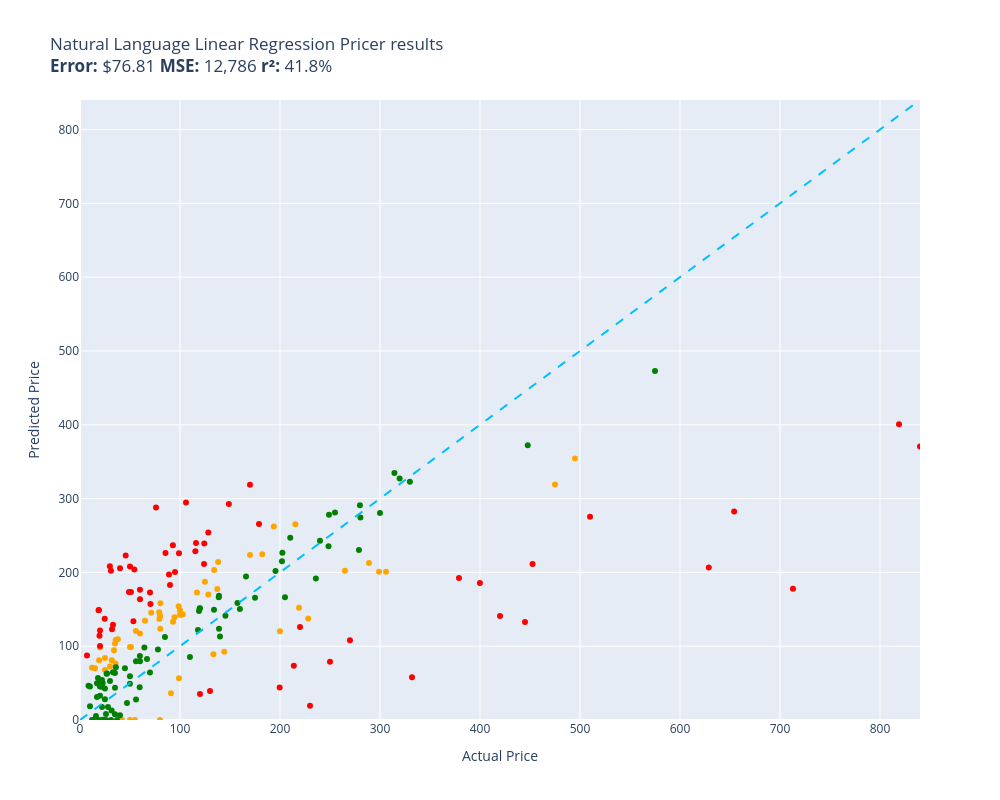

This figure's notebook cell:
### Code cell
evaluate(natural_language_linear_regression_pricer, test)

### Figure 1 — Plotly figure (JSON) as saved in the notebook; plotly's stock layout.template omitted (floating-point values rounded to 4 significant figures)
{"data": [{"customdata": [["Old Blood Noise Excess V2 Distortion Cho...\nGuess=$152.13 Actual=$219.00"], ["NewPower99 Battery Kit for Samsung Galax...\nGuess=$0.00 Actual=$54.95"], ["SuppliesOutlet Compatible Toner Cartridg...\nGuess=$92.46 Actual=$144.29"], ["ACDelco GM Original Equipment FW339 Fron...\nGuess=$265.15 Actual=$215.33"], ["8544771 Dryer Heating Element, 279816 Th...\nGuess=$108.40 Actual=$35.74"], ["Panasonic KX-TG6511B DECT 6.0 PLUS Expan...\nGuess=$146.15 Actual=$79.20"], ["GJY Portable TV,10.6 inch Mini TV for AT...\nGuess=$136.96 Actual=$79.36"], ["LD Products Compatible Toner Cartridge R...\nGuess=$98.97 Actual=$49.98"], ["Mini PC, Kinupute Desktop Computer E3-12...\nGuess=$354.14 Actual=$495.00"], ["Aolemi Oil Rubbed Bronze Single Function...\nGuess=$154.27 Actual=$98.65"], ["Clementoni 39132.5 Jigsaw Puzzle 1,000 P...\nGuess=$0.00 Actual=$79.95"], ["10GBase-LR SFP+ Transceiver, Handar 10GB...\nGuess=$98.07 Actual=$19.99"], ["Deco Mount Pro Tripod Microphone Stand w...\nGuess=$117.32 Actual=$59.95"], ["KOMPUTERBAY 4GB 2X 2GB DDR2 1066MHz PC2-...\nGuess=$123.76 Actual=$80.34"], ["Task T24287 Roman Ogee Router Bit with 1...\nGuess=$120.55 Actual=$55.88"], ["Southwire 120V/15A Right Angle User Atta...\nGuess=$109.24 Actual=$37.87"], ["15\" Locking Shower Head Extension Arm in...\nGuess=$141.45 Actual=$79.95"], ["Mylites+ Standard Comic Book Mylar Sleev...\nGuess=$103.50 Actual=$34.99"], ["DALDED LED Light Kit for Lego Sonic Gree...\nGuess=$83.94 Actual=$24.99"], ["Baseball Backpacks Large 18 Inch Bookbag...\nGuess=$81.03 Actual=$31.77"], ["Adams Check Payment and Deposit Register...\nGuess=$76.69 Actual=$35.49"], ["KOHLER 18865-CP Filtered Water Faucet, P...\nGuess=$318.90 Actual=$475.00"], ["Diversitech WG840585 Motor, (Ddb) 1/3Hp,...\nGuess=$203.36 Actual=$134.12"], ["Festool 492370 Platin 2 S1000 Grit 6-Inc...\nGuess=$36.09 Actual=$91.00"], ["PM Auto Front Right Quick Complete Strut...\nGuess=$187.29 Actual=$124.94"], ["Satco S9596, 4 Count (Pack of 1), 4.18\nGuess=$70.66 Actual=$12.00"], ["Ceramic Talavera Mexican Tile 4x4\", 9 Pi...\nGuess=$72.46 Actual=$29.95"], ["Marvel Legends Series X-Men 6-Inch Archa...\nGuess=$56.57 Actual=$98.95"], ["ANZO USA 111207 GMC SIERRA 99-06 / YUKON...\nGuess=$224.41 Actual=$182.28"], ["Kingston Brass KS269SN Kingston Clawfoot...\nGuess=$200.81 Actual=$305.99"], ["Pioneer 2AM401-BN Two Handle Kitchen Fau...\nGuess=$137.65 Actual=$228.22"], ["LSSAGOON Backpack for Women Teen Kids Gi...\nGuess=$94.62 Actual=$33.99"], ["4LT LUMINETTE Vanity Opal GLS BSN\nGuess=$148.76 Actual=$99.99"], ["4pc Wheel Spacers Adapters 4\" (2inch Per...\nGuess=$172.70 Actual=$116.95"], ["Royal Designs, Inc. Decorative Abundant ...\nGuess=$67.76 Actual=$24.95"], ["Mikrotik RB3011UIAS-RM RouterBOARD 10xGi...\nGuess=$200.69 Actual=$299.00"], ["DuraGo 29515020 Front Hub Assembly\nGuess=$170.13 Actual=$128.34"], ["GENUINE VOLVO THERMOSTAT (3.0, 3.2) S60 ...\nGuess=$143.18 Actual=$102.85"], ["Universal Power Group 12V 100Ah Sealed L...\nGuess=$120.24 Actual=$199.99"], ["Amana Tool - SC587 Carbide Tipped 3-Wing...\nGuess=$145.37 Actual=$71.23"], ["Evan Fischer Radiator Cooling Fan Assemb...\nGuess=$177.54 Actual=$137.34"], ["UPR Mach 1 Chin Spoiler Fits 94-98 Musta...\nGuess=$134.62 Actual=$64.99"], ["Raspberry Pi 3 Model B+ Aluminum Case Me...\nGuess=$70.20 Actual=$14.99"], ["ASUS VY279HE-W 27” 1080P Monitor - White...\nGuess=$214.18 Actual=$138.10"], ["Diversitech UC2436-3 Ultralite Condenser...\nGuess=$158.15 Actual=$80.39"], ["4 Inches Rolled Muffler Tip Catback Exha...\nGuess=$262.06 Actual=$193.88"], ["APS iBoard (304 Stainless Steel Polished...\nGuess=$202.09 Actual=$264.95"], ["Baumgartens Sicurix Blank PVC ID Cards (...\nGuess=$80.97 Actual=$19.11"], ["Audio Techinca ATW-T1002 System 10 Handh...\nGuess=$212.76 Actual=$289.00"], ["LD Compatible Ink Cartridge Replacement ...\nGuess=$0.00 Actual=$41.99"], ["BXYJY for Samsung Galaxy Z Fold 3 Case w...\nGuess=$0.00 Actual=$49.99"], ["DuraGo BR5330 Front Vented Disc Brake Ro...\nGuess=$142.48 Actual=$101.51"], ["Samsung DA97-07603B Freezer Ice Maker As...\nGuess=$133.21 Actual=$93.02"], ["Intex River Run Connect Lounge (Four)\nGuess=$139.17 Actual=$94.49"], ["Targus CityGear Durable Backpack, Black,...\nGuess=$89.19 Actual=$133.43"], ["Fitness Center Gym Room Weight Train Dua...\nGuess=$142.70 Actual=$99.99"], ["MonMount Triple Monitor Stand Freestandi...\nGuess=$140.36 Actual=$79.99"], ["Xiaomi Redmi 10 2022 NFC 4G LTE (128GB +...\nGuess=$223.49 Actual=$169.99"], ["Refresh NSF-53 Premium Replacement Refri...\nGuess=$98.95 Actual=$50.99"]], "hovertemplate": "%{customdata[0]}<extra></extra>", "legendgroup": "orange", "marker": {"color": "orange", "size": 6, "symbol": "circle"}, "mode": "markers", "name": "orange", "orientation": "v", "showlegend": true, "type": "scatter", "x": [219.0, 54.95, 144.3, 215.3, 35.74, 79.2, 79.36, 49.98, 495.0, 98.65, 79.95, 19.99, 59.95, 80.34, 55.88, 37.87, 79.95, 34.99, 24.99, 31.77, 35.49, 475.0, 134.1, 91.0, 124.9, 12.0, 29.95, 98.95, 182.3, 306.0, 228.2, 33.99, 99.99, 117.0, 24.95, 299.0, 128.3, 102.8, 200.0, 71.23, 137.3, 64.99, 14.99, 138.1, 80.39, 193.9, 264.9, 19.11, 289.0, 41.99, 49.99, 101.5, 93.02, 94.49, 133.4, 99.99, 79.99, 170.0, 50.99], "xaxis": "x", "y": [152.1, 0.0, 92.46, 265.2, 108.4, 146.1, 137.0, 98.97, 354.1, 154.3, 0.0, 98.07, 117.3, 123.8, 120.6, 109.2, 141.4, 103.5, 83.94, 81.03, 76.69, 318.9, 203.4, 36.09, 187.3, 70.66, 72.46, 56.57, 224.4, 200.8, 137.6, 94.62, 148.8, 172.7, 67.76, 200.7, 170.1, 143.2, 120.2, 145.4, 177.5, 134.6, 70.2, 214.2, 158.1, 262.1, 202.1, 80.97, 212.8, 0.0, 0.0, 142.5, 133.2, 139.2, 89.19, 142.7, 140.4, 223.5, 98.95], "yaxis": "y"}, {"customdata": [["telpo Headlight Assembly Fit For 15 Camr...\nGuess=$239.88 Actual=$115.99"], ["Stand for Raven Pro Document Scanner - P...\nGuess=$208.37 Actual=$29.85"], ["RBC12-UPC Replacement Battery Cartridge ...\nGuess=$19.25 Actual=$229.99"], ["Bam France 2002XL Contoured Hightech Bla...\nGuess=$177.72 Actual=$713.00"], ["Metabo HPT 36V MultiVolt™ Cordless Rotar...\nGuess=$192.54 Actual=$379.00"], ["46mm Digital Pro High-Resolution Close-U...\nGuess=$121.39 Actual=$19.99"], ["Innovative Percussion CB-6 Chamois Bass ...\nGuess=$203.89 Actual=$54.32"], ["LOVE MEI Galaxy S10 Lite Case, Military ...\nGuess=$129.20 Actual=$32.98"], ["CORSAIR Dominator Platinum RGB 32GB (2x1...\nGuess=$211.20 Actual=$124.00"], ["Bam Trekking 3027SB Single Black Clarine...\nGuess=$57.79 Actual=$332.00"], ["DEWALT 20V MAX* XR Impact Driver with Bl...\nGuess=$211.38 Actual=$452.53"], ["Scranton & Co 3 Drawer Mobile File Cabin...\nGuess=$228.68 Actual=$115.35"], ["Canon EOS Rebel T7 Digital SLR Camera wi...\nGuess=$400.82 Actual=$819.00"], ["Travelpro Platinum Elite Slim Business L...\nGuess=$73.65 Actual=$213.83"], ["JRready ST6313 DT Deutsch Connector Kit,...\nGuess=$44.00 Actual=$199.68"], ["Dakota Alert MURS Alert Probe Sensor - M...\nGuess=$126.03 Actual=$219.99"], ["3D Tree Hole Branches 075 Stair Risers D...\nGuess=$39.33 Actual=$129.99"], ["Projector, CRAZVIEW Projector with WiFi ...\nGuess=$133.65 Actual=$53.40"], ["Retevis RT68 Soft Earhook Walkie Talkie ...\nGuess=$87.52 Actual=$6.99"], ["MC: Pindicator (Dual Intensity Amber)\nGuess=$205.63 Actual=$40.00"], ["Poison Spyder 10-08-020 Rocker Knocker\nGuess=$206.66 Actual=$628.76"], ["DIMARZIO 204284 DP 163FBK Blues Bucker G...\nGuess=$183.03 Actual=$89.99"], ["Lighted Triangle Mirror Cabinet Bathroom...\nGuess=$132.82 Actual=$445.00"], ["BESTILL Wall Mounted Shower Faucet Set, ...\nGuess=$288.03 Actual=$76.00"], ["Engine Thermostat, Replace 19301-PAA-306...\nGuess=$149.15 Actual=$18.89"], ["Dell Optiplex 390 Desktop Computer i3 3....\nGuess=$239.20 Actual=$124.27"], ["Neporal Full Spectrum Light Bulb, 6000K ...\nGuess=$148.82 Actual=$18.59"], ["Pidoko Kids Train Table, Grey with 90 Pc...\nGuess=$35.14 Actual=$119.97"], ["LEGO Marvel Avengers War Machine Buster ...\nGuess=$176.55 Actual=$59.95"], ["KOHLER K-1185540-CP Assembly-Slider\nGuess=$222.94 Actual=$45.67"], ["Trim Kit for 2-handle Shower & Tub Valve...\nGuess=$200.55 Actual=$94.99"], ["iPhone 12/12 Pro Nicaragua Guardabarranc...\nGuess=$100.23 Actual=$19.97"], ["Aeromotive 13304 Regulator, X1 Adjustabl...\nGuess=$108.20 Actual=$269.95"], ["Canon Sure Shot 90u 35mm Date Camera\nGuess=$185.55 Actual=$399.89"], ["Wilkinson LOW GAUSS Vintage Tone Strat S...\nGuess=$202.23 Actual=$30.93"], ["Ibanez M510OVS Acoustic Mandolin in Vint...\nGuess=$318.62 Actual=$169.99"], ["Berta (6 Pieces) 1-1/4 inch Overlay, 90 ...\nGuess=$137.11 Actual=$24.66"], ["CradlePoint Compact Broadband Router (CB...\nGuess=$197.29 Actual=$89.00"], ["Pyle Wireless Rear View Backup Camera - ...\nGuess=$157.31 Actual=$70.45"], ["Auertech Portable Washing Machine, 14lbs...\nGuess=$225.89 Actual=$98.99"], ["18 Inch White Undermount Kitchen Sink - ...\nGuess=$265.39 Actual=$179.00"], ["ECCPP Power Steering Pump for 2009-2010 ...\nGuess=$226.38 Actual=$85.48"], ["Skullcandy Hesh Evo Bluetooth Headphones...\nGuess=$172.61 Actual=$69.99"], ["ROHL WSGUM3018WH Wire Sink Grids, White\nGuess=$253.88 Actual=$128.28"], ["Music Hall pa15.3 MM/MC Phono Preamplifi...\nGuess=$78.79 Actual=$250.00"], ["Lorell Bell Chair Glide, 2.5\", Black\nGuess=$114.21 Actual=$19.50"], ["CTLAMP XL-2100 Professional Quality XL-2...\nGuess=$122.95 Actual=$32.00"], ["Competition Clutch Disc and Pressure Pla...\nGuess=$275.21 Actual=$510.00"], ["KUNFINE Android Radio CarPlay & Android ...\nGuess=$294.55 Actual=$106.00"], ["A-Premium Front Suspension Steering Knuc...\nGuess=$173.40 Actual=$48.99"], ["Dell XPS 13 9343-2727SLV 13.3\" Full HD S...\nGuess=$370.44 Actual=$839.99"], ["Pacific Drums PDCM1618TTRB 16 x 18 Inche...\nGuess=$141.04 Actual=$419.99"], ["Vinyl Soft Top Roll-up Adjustable Truck ...\nGuess=$292.73 Actual=$148.88"], ["Blanco 230966 Valea Stainless Steel Sink...\nGuess=$236.86 Actual=$92.88"], ["Empava 24\" Single Wall Ovens 10 Cooking ...\nGuess=$282.33 Actual=$654.14"], ["Viola Bow 4/4 Full Size Carbon Fiber (Bl...\nGuess=$207.95 Actual=$49.99"], ["Fender Hendrix Voodoo Child Coiled Instr...\nGuess=$163.46 Actual=$59.99"], ["Pyle 2x120 Watt Home Audio Speaker Power...\nGuess=$173.32 Actual=$50.92"]], "hovertemplate": "%{customdata[0]}<extra></extra>", "legendgroup": "red", "marker": {"color": "red", "size": 6, "symbol": "circle"}, "mode": "markers", "name": "red", "orientation": "v", "showlegend": true, "type": "scatter", "x": [116.0, 29.85, 230.0, 713.0, 379.0, 19.99, 54.32, 32.98, 124.0, 332.0, 452.5, 115.3, 819.0, 213.8, 199.7, 220.0, 130.0, 53.4, 6.99, 40.0, 628.8, 89.99, 445.0, 76.0, 18.89, 124.3, 18.59, 120.0, 59.95, 45.67, 94.99, 19.97, 269.9, 399.9, 30.93, 170.0, 24.66, 89.0, 70.45, 98.99, 179.0, 85.48, 69.99, 128.3, 250.0, 19.5, 32.0, 510.0, 106.0, 48.99, 840.0, 420.0, 148.9, 92.88, 654.1, 49.99, 59.99, 50.92], "xaxis": "x", "y": [239.9, 208.4, 19.25, 177.7, 192.5, 121.4, 203.9, 129.2, 211.2, 57.79, 211.4, 228.7, 400.8, 73.65, 44.0, 126.0, 39.33, 133.7, 87.52, 205.6, 206.7, 183.0, 132.8, 288.0, 149.1, 239.2, 148.8, 35.14, 176.5, 222.9, 200.5, 100.2, 108.2, 185.5, 202.2, 318.6, 137.1, 197.3, 157.3, 225.9, 265.4, 226.4, 172.6, 253.9, 78.79, 114.2, 122.9, 275.2, 294.6, 173.4, 370.4, 141.0, 292.7, 236.9, 282.3, 207.9, 163.5, 173.3], "yaxis": "y"}, {"customdata": [["EXMAX NG-10X Fresnel Lens Focusing Adapt...\nGuess=$64.22 Actual=$69.98"], ["Pump Head TBVECHI 175PSI 4KW 5.5HP 21CFM...\nGuess=$322.86 Actual=$329.90"], ["APS iBoard 6-inch Aluminum (Black Powder...\nGuess=$246.86 Actual=$210.23"], ["PEMP E65 E66 CDC Simulate Optical Fiber ...\nGuess=$147.58 Actual=$119.00"], ["Intermatic PX300 12V 300W Transformer wi...\nGuess=$149.49 Actual=$134.00"], ["HK SYSTEMS 13\" Heavy Duty Black \"Push\" O...\nGuess=$112.46 Actual=$84.95"], ["SKB iSeries 3i-13096-6KP Case for BlackM...\nGuess=$165.76 Actual=$174.99"], ["June Garden 12\" Sweet Dolly Charlotte - ...\nGuess=$32.90 Actual=$19.99"], ["GanFindX Portable Car Hand Controls for ...\nGuess=$150.38 Actual=$159.90"], ["Evergreen HSHB2005 Cylinder Head Gasket ...\nGuess=$44.40 Actual=$59.69"], ["Tidal Front + Rear Fender Flares 4PC Poc...\nGuess=$280.97 Actual=$254.99"], ["152MM Hole Saws M42 Bi-Metal High Speed ...\nGuess=$57.01 Actual=$17.99"], ["Wenger City Upgrade Laptop Backpack with...\nGuess=$141.38 Actual=$145.42"], ["AUTOFREE LED Tail Lights Assembly Compat...\nGuess=$215.05 Actual=$201.99"], ["Fjallraven, Kanken Laptop 15\" Backpack f...\nGuess=$150.96 Actual=$119.65"], ["Evan-Fischer Front Bumper Cover Compatib...\nGuess=$226.49 Actual=$202.38"], ["Laisomeke Waterproof Junction Box, Unive...\nGuess=$0.00 Actual=$11.99"], ["Sumerain S1339CM Double Handle Widesprea...\nGuess=$191.60 Actual=$235.86"], ["Webcem Solar Shed Light Outdoor Indoor, ...\nGuess=$95.54 Actual=$77.96"], ["Western Digital Enterprise RE4-GP 2TB SA...\nGuess=$85.50 Actual=$109.95"], ["VLAND LED Smoked Taillights Compatible F...\nGuess=$242.75 Actual=$239.99"], ["Tablet PC Cover Compatible with Lenovo T...\nGuess=$12.98 Actual=$31.61"], ["Miyaya@ Funny Animal Masks Collection fo...\nGuess=$49.94 Actual=$16.99"], ["Trail Gear Twin Stick Kit for Top Shift ...\nGuess=$291.01 Actual=$279.92"], ["Ultra Duster Canned Air Net 10 Oz 6-Pack\nGuess=$49.28 Actual=$49.90"], ["Beck/Arnley 0421945 Air Filter\nGuess=$71.55 Actual=$35.87"], ["IQShield Screen Protector Compatible wit...\nGuess=$45.53 Actual=$9.95"], ["Liberty Imports 12 Pack: US Military Toy...\nGuess=$31.15 Actual=$16.98"], ["Intrepid International Dressage Letters-...\nGuess=$63.14 Actual=$26.99"], ["EMART Photography C Stand with Boom Arm,...\nGuess=$151.40 Actual=$119.99"], ["KUNN Small Electrician Tool Pouch Utilit...\nGuess=$17.75 Actual=$21.99"], ["Replacement Remote Control for PANASONIC...\nGuess=$7.84 Actual=$34.95"], ["KS K-STORM Replacement Silicone Mushroom...\nGuess=$46.41 Actual=$8.50"], ["Grey Pneumatic 1311SD Impact Socket Set\nGuess=$158.38 Actual=$157.43"], ["Walker Exhaust Ultra EPA 16478 Direct Fi...\nGuess=$472.95 Actual=$574.99"], ["GE RPWF SmartWater Comparable Refrigerat...\nGuess=$0.00 Actual=$36.99"], ["Urth 62mm UV, Circular Polarizing (CPL),...\nGuess=$123.79 Actual=$139.00"], ["MGP Caliper Covers 39011SACURD Red Powde...\nGuess=$278.14 Actual=$249.00"], ["LSI Broadcom SAS 9300-8i 8-port 12Gb/s S...\nGuess=$122.08 Actual=$118.00"], ["NewFantasia Replacement Audio Cable with...\nGuess=$0.00 Actual=$31.00"], ["MONOCARBON Forged Carbon Fiber Case for ...\nGuess=$79.73 Actual=$59.99"], ["AC Compressor & A/C Kit For BMW 335i 335...\nGuess=$334.67 Actual=$314.41"], ["MXR Carbon Copy Deluxe Analog Delay Guit...\nGuess=$201.73 Actual=$195.50"], ["Chalkboard Name Badges with Magnetic Bac...\nGuess=$45.34 Actual=$19.95"], ["Linkloos Solar Street Lights Outdoor Wat...\nGuess=$79.62 Actual=$55.99"], ["USB Charger, CIVIE High Speed 60W Multip...\nGuess=$5.48 Actual=$15.99"], ["Cardone 84-58642 New HEI Electronic Dist...\nGuess=$194.28 Actual=$165.99"], ["Hp Pavilion P7-1257c Motherboard Aahd3-h...\nGuess=$86.61 Actual=$59.86"], ["Kastar Battery Pack Replacement for Sony...\nGuess=$51.59 Actual=$19.99"], ["New Replacement seat cover fits Yamaha M...\nGuess=$168.26 Actual=$138.95"], ["AZX Stylus Pencil for Apple iPad Pro 202...\nGuess=$52.77 Actual=$29.99"], ["SP Air Corporation SP-8102BU 1/4-Inch He...\nGuess=$166.24 Actual=$204.99"], ["LCD Screen for Dell Inspiron 17R 17.3\" H...\nGuess=$98.32 Actual=$64.37"], ["200 ' feet True 14 Gauge AWG CCA Speaker...\nGuess=$70.19 Actual=$44.95"], ["200 Couples Conversation Cards - Enjoy B...\nGuess=$64.78 Actual=$32.97"], ["The Puppet Company - Carpet-Unicorn, Whi...\nGuess=$0.00 Actual=$19.00"], ["KYX Racing Hardened Steel Center Drive S...\nGuess=$23.14 Actual=$46.99"], ["StonKraft Brass Chess Board Game Set wit...\nGuess=$113.08 Actual=$140.00"], ["VIPMOTOZ Sequential Turn Signal Premium ...\nGuess=$230.27 Actual=$278.94"], ["OEM Samsung Remote Control Shipped with ...\nGuess=$27.92 Actual=$56.00"], ["Venom Power Terra Hunter R/T+ R/T All-Te...\nGuess=$327.08 Actual=$319.65"], ["Custom Engagement Logo Desk Embosser Sea...\nGuess=$59.43 Actual=$49.95"], ["520 Pieces Christmas Envelope Seal Stick...\nGuess=$0.00 Actual=$25.99"], ["BestPricedDecals Wine A BIT, You'll Feel...\nGuess=$0.00 Actual=$12.98"], ["VATOS 4 Packs Bubble Machine Gun for Kid...\nGuess=$0.44 Actual=$22.88"], ["Steering Wheel, Carbon Fiber Automotive ...\nGuess=$372.09 Actual=$447.74"], ["VONADO Space Wars Colonial Viper MK1 Bui...\nGuess=$6.33 Actual=$39.99"], ["Replacement Remote Control fit for Sony ...\nGuess=$18.72 Actual=$9.99"], ["Disney Princess Sparkling Princess Sleep...\nGuess=$28.24 Actual=$24.95"], ["sabermaster TCG Playmat yugioh playmat T...\nGuess=$44.88 Actual=$21.99"], ["Star Wars Die-Cast Metal TITANIUM Series...\nGuess=$50.02 Actual=$22.70"], ["Glovion Music Stand Light, Clip On Piano...\nGuess=$17.73 Actual=$27.99"], ["Think Gizmos Build Your Own Robot Toys f...\nGuess=$42.54 Actual=$24.95"], ["HP Laserjet 2100 Laser Printer W/Test Pr...\nGuess=$280.40 Actual=$299.98"], ["PowerSport Front Rear Brakes and Rotors ...\nGuess=$235.34 Actual=$248.51"], ["VTech Strum and Jam Kidi Musical Guitar ...\nGuess=$54.31 Actual=$21.99"], ["KZ ZS10 Pro in Ear Monitor Headphone KZ ...\nGuess=$82.62 Actual=$66.99"], ["W11130208 W10695459 Refrigerator LED Mod...\nGuess=$62.74 Actual=$26.59"], ["Jada Toys Ryan's World Combo Panda Airli...\nGuess=$63.75 Actual=$34.94"], ["STICKGOO Peel and Stick Backsplash for K...\nGuess=$43.82 Actual=$34.99"], ["Garmin 010-12402-10 GT15M-TM Transom-Mou...\nGuess=$166.14 Actual=$138.74"], ["For Volvo C70 S70 V70 V40 S40 AC Compres...\nGuess=$274.39 Actual=$280.41"], ["NICKSTON Red Sparkling Glitter Slim Band...\nGuess=$8.15 Actual=$25.99"]], "hovertemplate": "%{customdata[0]}<extra></extra>", "legendgroup": "green", "marker": {"color": "green", "size": 6, "symbol": "circle"}, "mode": "markers", "name": "green", "orientation": "v", "showlegend": true, "type": "scatter", "x": [69.98, 329.9, 210.2, 119.0, 134.0, 84.95, 175.0, 19.99, 159.9, 59.69, 255.0, 17.99, 145.4, 202.0, 119.7, 202.4, 11.99, 235.9, 77.96, 110.0, 240.0, 31.61, 16.99, 279.9, 49.9, 35.87, 9.95, 16.98, 26.99, 120.0, 21.99, 34.95, 8.5, 157.4, 575.0, 36.99, 139.0, 249.0, 118.0, 31.0, 59.99, 314.4, 195.5, 19.95, 55.99, 15.99, 166.0, 59.86, 19.99, 138.9, 29.99, 205.0, 64.37, 44.95, 32.97, 19.0, 46.99, 140.0, 278.9, 56.0, 319.6, 49.95, 25.99, 12.98, 22.88, 447.7, 39.99, 9.99, 24.95, 21.99, 22.7, 27.99, 24.95, 300.0, 248.5, 21.99, 66.99, 26.59, 34.94, 34.99, 138.7, 280.4, 25.99], "xaxis": "x", "y": [64.22, 322.9, 246.9, 147.6, 149.5, 112.5, 165.8, 32.9, 150.4, 44.4, 281.0, 57.01, 141.4, 215.1, 151.0, 226.5, 0.0, 191.6, 95.54, 85.5, 242.8, 12.98, 49.94, 291.0, 49.28, 71.55, 45.53, 31.15, 63.14, 151.4, 17.75, 7.838, 46.41, 158.4, 472.9, 0.0, 123.8, 278.1, 122.1, 0.0, 79.73, 334.7, 201.7, 45.34, 79.62, 5.48, 194.3, 86.61, 51.59, 168.3, 52.77, 166.2, 98.32, 70.19, 64.78, 0.0, 23.14, 113.1, 230.3, 27.92, 327.1, 59.43, 0.0, 0.0, 0.444, 372.1, 6.326, 18.72, 28.24, 44.88, 50.02, 17.73, 42.54, 280.4, 235.3, 54.31, 82.62, 62.74, 63.75, 43.82, 166.1, 274.4, 8.145], "yaxis": "y"}, {"hoverinfo": "skip", "line": {"color": "deepskyblue", "dash": "dash", "width": 2}, "mode": "lines", "name": "y = x", "showlegend": false, "type": "scatter", "x": [0, 840.0], "y": [0, 840.0]}], "layout": {"height": 800, "legend": {"title": {"text": "color"}, "tracegroupgap": 0}, "showlegend": false, "title": {"text": "Natural Language Linear Regression Pricer results<br><b>Error:</b> $76.81 <b>MSE:</b> 12,786 <b>r²:</b> 41.8%"}, "width": 1000, "xaxis": {"anchor": "y", "domain": [0, 1], "range": [0, 840.0], "title": {"text": "Actual Price"}}, "yaxis": {"anchor": "x", "domain": [0, 1], "range": [0, 840.0], "title": {"text": "Predicted Price"}}}}
